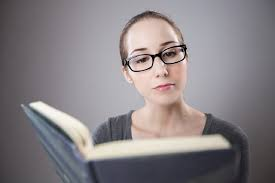
#> input picture images.jpeg, 275 x 183 px
$ jupyter execute Face_Detection.ipynb
#> lines starting #> are read from the running program, lines starting #| are printed output that depends on the picture; after the words box and inside, x2 and y2 are one past the last pixel; in counts of white or black regions, pixels touching at a corner belong together
[cell 1]
import cv2

Cascade Classifier contains the features of the face

[cell 2]
#Creating a Cascade Classifier Object
face_cascade = cv2.CascadeClassifier('haarcascade_frontalface_default.xml')

haarcascade_frontalface_default.xml - Path to the xml file which contains the face features

[cell 3]
face_cascade

[cell 4]
#Reading the image
image = cv2.imread('images.jpeg')
#> image is the input picture: shape (183, 275, 3); mean B, G, R 132.8, 129.6, 135.6

[cell 5]
#Converting the image to gray scale
gray = cv2.cvtColor(image, cv2.COLOR_BGR2GRAY)
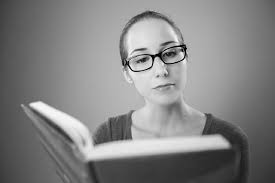
#> gray: shape (183, 275); min 1, max 253, mean 131.7

[cell 6]
#Search the co ordinates of the image
faces = face_cascade.detectMultiScale(gray, 1.05, 5)
#> faces = [[116, 23, 87, 87]]

[cell 7]
#Method to Create the Face Rectangle
for (x, y, w, h) in faces:
    cv2.rectangle(img = image,
                  pt1 = (x, y),
                  pt2 = (x+w, y+h),
                  color = (255, 0, 0),
                  thickness = 2)
#> this loop made 1 pass
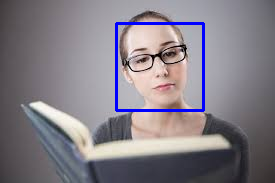
#> image: shape (183, 275, 3); 2.07% of pixels changed, all inside (x1, y1, x2, y2) = (115, 22, 205, 112)

# Display the output
cv2.imshow('img', image)
cv2.waitKey(0)
cv2.destroyAllWindows()

[cell 8]
x, y, w, h
#> Out = (116, 23, 87, 87)

[cell 9]
faces
#> Out = [[116, 23, 87, 87]]
